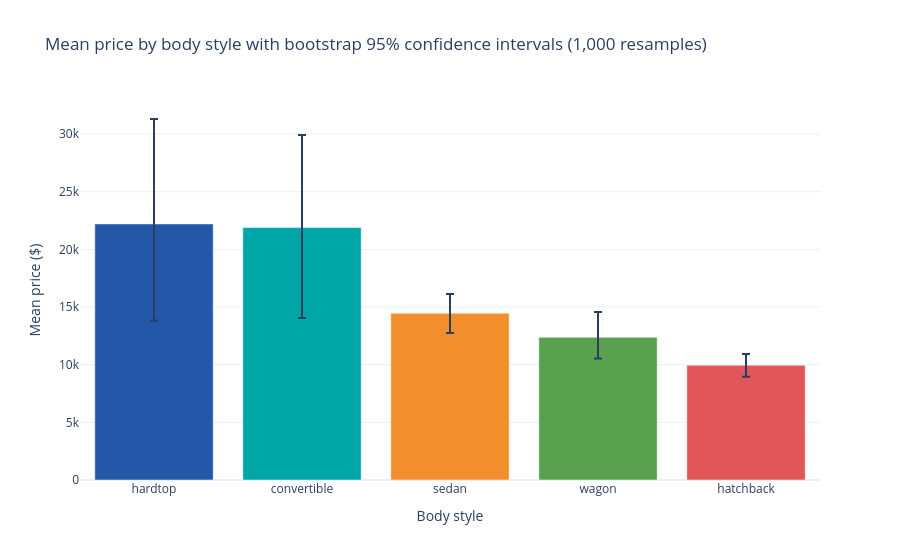
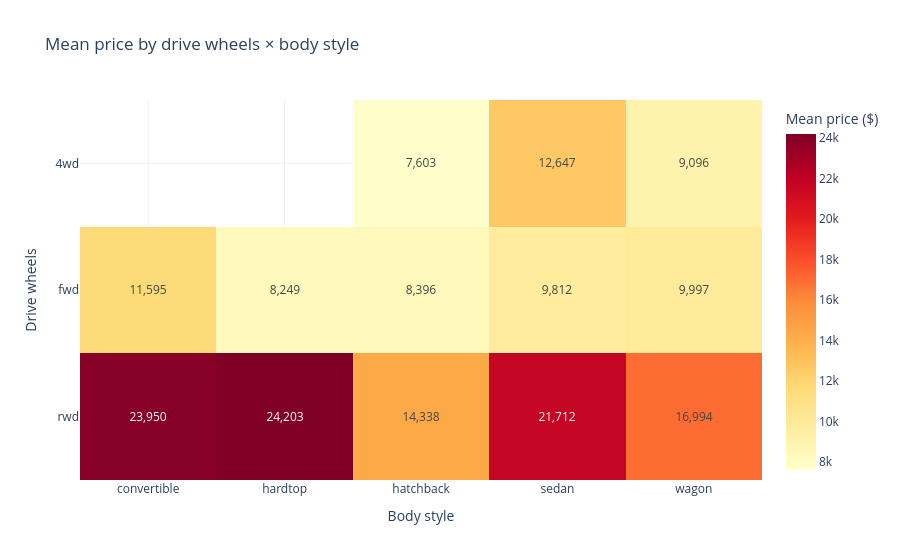

Write notebook code for charts like these, in order.
### Markdown cell above
The box plot compares the three price bands; the adjacent table characterizes each tier with its actual price range, median, power, engine size, fuel economy, and most common body/drive type.

Quantile cut points are **$8,322** and **$13,850** (the observed minimum/maximum bound the outer tiers). The profile table shows each tier's size, price spread, average power/engine size/fuel economy, and modal body style/drive. The median prices are Economy **$7,099**, Mid-range **$10,295**, and Luxury **$18,280**. Profiles should be read as descriptive contrasts, not causal effects.

### Code cell
def bootstrap_mean_ci(values: pd.Series, n_resamples: int = 1000, seed: int = RANDOM_STATE) -> tuple:
    """Percentile 95% bootstrap confidence interval for the arithmetic mean."""
    values = np.asarray(values, dtype=float)
    rng = np.random.default_rng(seed)
    samples = rng.choice(values, size=(n_resamples, len(values)), replace=True)
    means = samples.mean(axis=1)
    return float(np.mean(values)), float(np.quantile(means, 0.025)), float(np.quantile(means, 0.975))


def grouped_price_summary(group_column: str) -> pd.DataFrame:
    rows = []
    for group, part in cleaned.groupby(group_column, observed=True):
        mean, low, high = bootstrap_mean_ci(part["price"])
        rows.append({
            group_column: group, "n": len(part), "mean_price": mean,
            "ci_low": low, "ci_high": high, "median_price": part["price"].median()
        })
    return pd.DataFrame(rows).sort_values("mean_price", ascending=False)


by_body = grouped_price_summary("body-style")
by_drive = grouped_price_summary("drive-wheels")
display(by_body.round(1))
display(by_drive.round(1))

fig = go.Figure()
for i, row in by_body.reset_index(drop=True).iterrows():
    fig.add_trace(go.Bar(
        x=[row["body-style"]], y=[row["mean_price"]],
        name=row["body-style"], marker_color=COLORS[i % len(COLORS)],
        error_y=dict(
            type="data", symmetric=False,
            array=[row["ci_high"] - row["mean_price"]],
            arrayminus=[row["mean_price"] - row["ci_low"]]
        ),
        customdata=[[row["n"], row["ci_low"], row["ci_high"]]],
        hovertemplate="%{x}<br>Mean $%{y:,.0f}<br>n=%{customdata[0]}<br>"
                      "95% CI $%{customdata[1]:,.0f}–$%{customdata[2]:,.0f}<extra></extra>"
    ))
fig.update_layout(
    title="Mean price by body style with bootstrap 95% confidence intervals (1,000 resamples)",
    xaxis_title="Body style", yaxis_title="Mean price ($)", showlegend=False
)
display(fig)

body_drive_mean = cleaned.pivot_table(
    index="drive-wheels", columns="body-style", values="price", aggfunc="mean", observed=True
)
fig = px.imshow(
    body_drive_mean, text_auto=",.0f", aspect="auto",
    color_continuous_scale="YlOrRd", title="Mean price by drive wheels × body style",
    labels=dict(x="Body style", y="Drive wheels", color="Mean price ($)")
)
display(fig)
highest_body, lowest_body = by_body.iloc[0], by_body.iloc[-1]
highest_drive, lowest_drive = by_drive.iloc[0], by_drive.iloc[-1]
notes["q3_groups"] = (
    f"Means and percentile 95% bootstrap CIs use **1,000 resamples per group**. By body style, "
    f"the highest mean is **{highest_body['body-style']} (${highest_body.mean_price:,.0f}; "
    f"95% CI ${highest_body.ci_low:,.0f}–${highest_body.ci_high:,.0f}; n={int(highest_body.n)})** "
    f"and the lowest is **{lowest_body['body-style']} (${lowest_body.mean_price:,.0f}; "
    f"95% CI ${lowest_body.ci_low:,.0f}–${lowest_body.ci_high:,.0f}; n={int(lowest_body.n)})**. "
    f"By drive wheels, the highest mean is **{highest_drive['drive-wheels']} "
    f"(${highest_drive.mean_price:,.0f})**, and the lowest is **{lowest_drive['drive-wheels']} "
    f"(${lowest_drive.mean_price:,.0f})**. The heatmap shows the interaction cells; sparse cells "
    "should be interpreted cautiously."
)

### Figure 1 — Plotly figure (JSON) as saved in the notebook; plotly's stock layout.template omitted (floating-point values rounded to 4 significant figures)
{"data": [{"customdata": [[8, 13830.0, 31310.0]], "error_y": {"array": [9100.0], "arrayminus": [8379.0], "symmetric": false, "type": "data"}, "hovertemplate": "%{x}<br>Mean $%{y:,.0f}<br>n=%{customdata[0]}<br>95% CI $%{customdata[1]:,.0f}–$%{customdata[2]:,.0f}<extra></extra>", "marker": {"color": "#2457A7"}, "name": "hardtop", "type": "bar", "x": ["hardtop"], "y": [22210.0]}, {"customdata": [[6, 14060.0, 29920.0]], "error_y": {"array": [8027.0], "arrayminus": [7835.0], "symmetric": false, "type": "data"}, "hovertemplate": "%{x}<br>Mean $%{y:,.0f}<br>n=%{customdata[0]}<br>95% CI $%{customdata[1]:,.0f}–$%{customdata[2]:,.0f}<extra></extra>", "marker": {"color": "#00A6A6"}, "name": "convertible", "type": "bar", "x": ["convertible"], "y": [21890.0]}, {"customdata": [[94, 12760.0, 16140.0]], "error_y": {"array": [1675.0], "arrayminus": [1704.0], "symmetric": false, "type": "data"}, "hovertemplate": "%{x}<br>Mean $%{y:,.0f}<br>n=%{customdata[0]}<br>95% CI $%{customdata[1]:,.0f}–$%{customdata[2]:,.0f}<extra></extra>", "marker": {"color": "#F28E2B"}, "name": "sedan", "type": "bar", "x": ["sedan"], "y": [14460.0]}, {"customdata": [[25, 10540.0, 14580.0]], "error_y": {"array": [2204.0], "arrayminus": [1829.0], "symmetric": false, "type": "data"}, "hovertemplate": "%{x}<br>Mean $%{y:,.0f}<br>n=%{customdata[0]}<br>95% CI $%{customdata[1]:,.0f}–$%{customdata[2]:,.0f}<extra></extra>", "marker": {"color": "#59A14F"}, "name": "wagon", "type": "bar", "x": ["wagon"], "y": [12370.0]}, {"customdata": [[68, 8949.0, 10930.0]], "error_y": {"array": [968.9], "arrayminus": [1008.0], "symmetric": false, "type": "data"}, "hovertemplate": "%{x}<br>Mean $%{y:,.0f}<br>n=%{customdata[0]}<br>95% CI $%{customdata[1]:,.0f}–$%{customdata[2]:,.0f}<extra></extra>", "marker": {"color": "#E15759"}, "name": "hatchback", "type": "bar", "x": ["hatchback"], "y": [9957.0]}], "layout": {"showlegend": false, "title": {"text": "Mean price by body style with bootstrap 95% confidence intervals (1,000 resamples)"}, "xaxis": {"title": {"text": "Body style"}}, "yaxis": {"title": {"text": "Mean price ($)"}}}}

### Figure 2 — Plotly figure (JSON) as saved in the notebook; plotly's stock layout.template omitted (floating-point values rounded to 4 significant figures)
{"data": [{"coloraxis": "coloraxis", "hovertemplate": "Body style: %{x}<br>Drive wheels: %{y}<br>Mean price ($): %{z}<extra></extra>", "name": "0", "texttemplate": "%{z:,.0f}", "type": "heatmap", "x": ["convertible", "hardtop", "hatchback", "sedan", "wagon"], "xaxis": "x", "y": ["4wd", "fwd", "rwd"], "yaxis": "y", "z": [[NaN, NaN, 7603.0, 12650.0, 9096.0], [11600.0, 8249.0, 8396.0, 9812.0, 9997.0], [23950.0, 24200.0, 14340.0, 21710.0, 16990.0]]}], "layout": {"coloraxis": {"autocolorscale": false, "colorbar": {"title": {"text": "Mean price ($)"}}, "colorscale": [[0.0, "rgb(255,255,204)"], [0.125, "rgb(255,237,160)"], [0.25, "rgb(254,217,118)"], [0.375, "rgb(254,178,76)"], [0.5, "rgb(253,141,60)"], [0.625, "rgb(252,78,42)"], [0.75, "rgb(227,26,28)"], [0.875, "rgb(189,0,38)"], [1.0, "rgb(128,0,38)"]]}, "title": {"text": "Mean price by drive wheels × body style"}, "xaxis": {"anchor": "y", "domain": [0.0, 1.0], "title": {"text": "Body style"}}, "yaxis": {"anchor": "x", "autorange": "reversed", "domain": [0.0, 1.0], "title": {"text": "Drive wheels"}}}}
